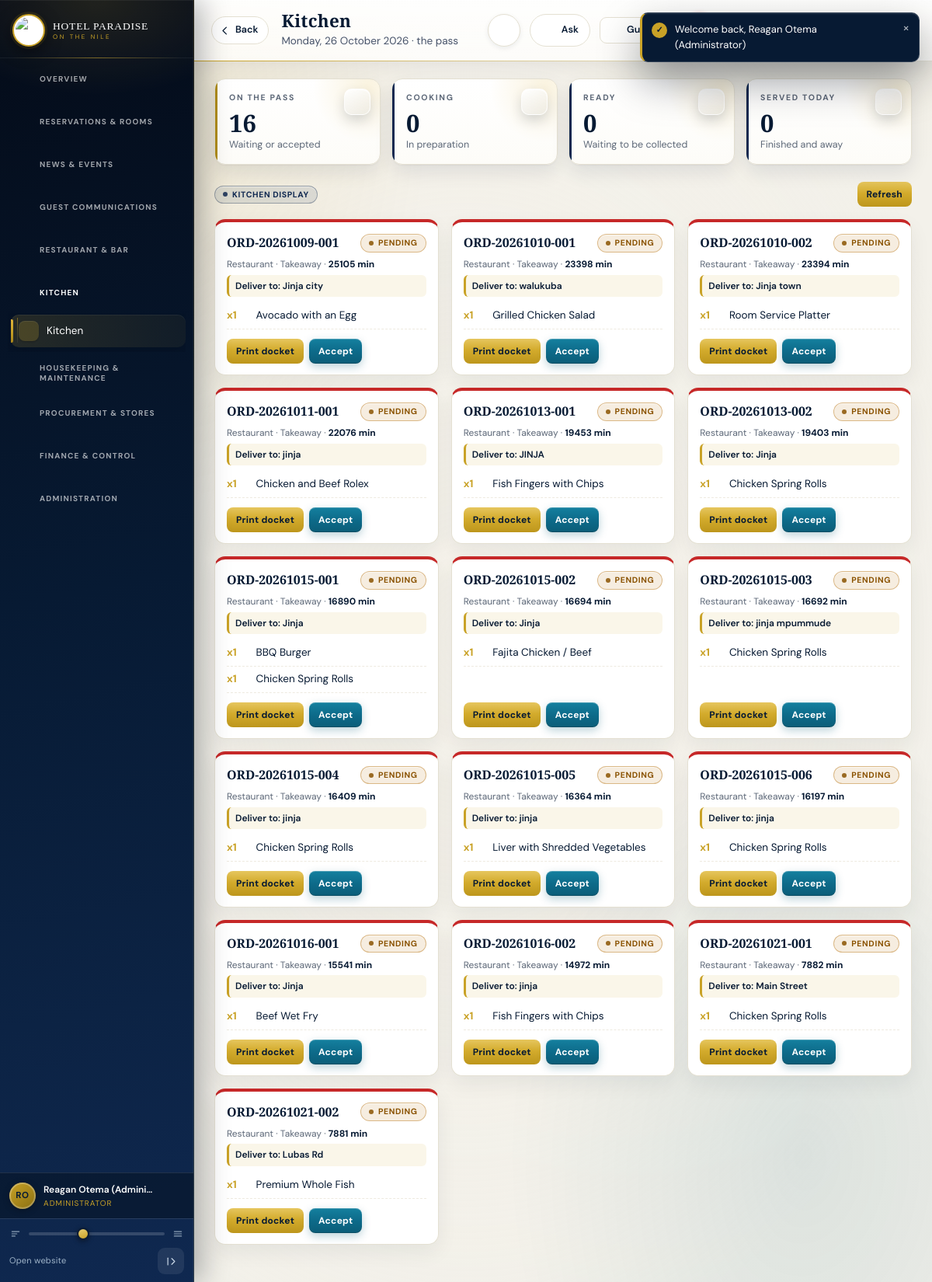
Screenshot of /backend-php/index.php?page=kitchen (signed in) with the database file from the repository.
### tables this page shows
CREATE TABLE `orders` (
  `id` bigint(20) UNSIGNED NOT NULL,
  `hotel_id` bigint(20) UNSIGNED NOT NULL,
  `user_id` bigint(20) UNSIGNED NOT NULL,
  `shift_id` bigint(20) UNSIGNED DEFAULT NULL,
  `order_number` varchar(60) NOT NULL,
  `outlet` enum('restaurant','bar','room_service') NOT NULL,
  `order_type` enum('table','room','takeaway','delivery') NOT NULL,
  `table_name` varchar(60) DEFAULT NULL,
  `room_id` bigint(20) UNSIGNED DEFAULT NULL,
  `customer_name` varchar(160) DEFAULT NULL,
  `customer_phone` varchar(40) DEFAULT NULL,
  `customer_email` varchar(190) DEFAULT NULL,
  `delivery_address` varchar(255) DEFAULT NULL,
  `delivery_notes` text DEFAULT NULL,
  `status` enum('pending','accepted','preparing','ready','served','partially_paid','paid','cancelled') DEFAULT 'pending',
  `discount` decimal(14,2) DEFAULT 0.00,
  `subtotal` decimal(14,2) DEFAULT 0.00,
  `tax` decimal(14,2) DEFAULT 0.00,
  `total` decimal(14,2) DEFAULT 0.00,
  `created_at` timestamp NULL DEFAULT NULL,
  `deleted_at` timestamp NULL DEFAULT NULL,
  `deleted_by` bigint(20) UNSIGNED DEFAULT NULL
);

### backend-php/modules/kitchen.php (the view, shortened to what this page needs)
<?php
$active=rows("SELECT o.*,(SELECT oi.notes FROM order_items oi WHERE oi.order_id=o.id AND oi.notes<>'' ORDER BY oi.id LIMIT 1) any_notes
 FROM orders o WHERE o.status IN('pending','accepted','preparing','ready') ORDER BY o.id ASC");
$done=rows("SELECT o.* FROM orders o WHERE o.status IN('served','cancelled') AND DATE(o.created_at)=CURDATE() ORDER BY o.id DESC LIMIT 12");
$lines=[];
$ids=array_map(static fn(array $r): int=>(int)$r['id'],array_merge($active,$done));
if($ids){
 foreach(rows('SELECT oi.order_id,oi.quantity,oi.notes,mi.name FROM order_items oi LEFT JOIN menu_items mi ON mi.id=oi.menu_item_id WHERE oi.order_id IN('.implode(',',array_map('intval',$ids)).') ORDER BY oi.id',[]) as $l){
  $lines[(int)$l['order_id']][]=$l;
 }
}
echo '<div class="kpis">';
echo '</div>';
echo '<div class="toolbar"><div class="bar"><span class="badge" style="background:#0f28501a;color:#0f2850;border:1px solid #0f285055">Kitchen display</span></div>';
echo '<button class="btn sm" type="button" onclick="location.reload()">Refresh</button></div>';
echo '<div class="board">';
foreach($active as $o){
 $oid=(int)$o['id'];
 $tone=($o['status']==='ready'?'ready':($o['status']==='preparing'?'cook':($o['status']==='pending'?'new':'wait')));
 $mins=max(0,(int)floor((time()-strtotime((string)$o['created_at']))/60));
 echo '<article class="docket docket_'.$tone.'">';
 echo '<header><b>'.e($o['order_number']).'</b>'.status_badge($o['status']).'</header>';
 echo '<p class="docketMeta">'.e(ucfirst((string)$o['outlet'])).' &middot; '.e($o['order_type']==='room'?'Room service':ucfirst((string)$o['order_type']));
 echo ' &middot; <b>'.$mins.' min</b></p>';
 $d=order_delivery($o);
 if($d['address']) echo '<p class="docketAddr">Deliver to: '.e($d['address']).'</p>';
 echo '<ul class="docketItems">';
 foreach($lines[$oid]??[] as $l){
  $qty=(float)$l['quantity'];
  $q=abs($qty-floor($qty))<0.001?(string)(int)$qty:(string)$qty;
  echo '<li><b>x'.$q.'</b> '.e((string)($l['name']??'Item removed'));
  echo '</li>';
 }
 echo '</ul>';
 echo '<footer>';
 echo '<button class="btn sm" type="button" onclick="printReceipt('.$oid.')">Print docket</button>';
 if($o['status']==='pending') echo '<form method="post" action="'.BASE.'/index.php?page=kitchen"><input type="hidden" name="oid" value="'.$oid.'"><input type="hidden" name="do" value="accept"><button class="btn sm blue">Accept</button></form>';
 echo '</footer></article>';
}
echo '</div>';

### backend-php/app/bootstrap.php (shortened to what this page needs)
<?php
if(!function_exists('hp_config')){
 function hp_config(): array{
  $file=__DIR__.'/../config.php';
  if(!is_readable($file)) return $cfg=[];
  $got=include $file;
  return $cfg=is_array($got)?$got:[];
 }
}
function db_config(): array{
 $fromFile=hp_config();
 $fromConfig=function(string $path) use($fromFile){
  $node=$fromFile;
  foreach(explode('.',$path) as $step){
   if(!is_array($node)||!array_key_exists($step,$node)) return null;
   $node=$node[$step];
  }
  return $node;
 };
 $pick=function(string $path,string $env,string $fallback) use($fromConfig): string{
  $v=getenv($env);
  if(is_string($v)&&$v!=='') return $v;
  $v=$fromConfig($path);
  if(is_string($v)&&$v!=='') return $v;
  return $fallback;
 };
 $host=$pick('db.host','HP_DB_HOST','127.0.0.1');
 $port=$pick('db.port','HP_DB_PORT','');
 return $cfg=[
  'dsn'=>'mysql:host='.$host.($port!==''?';port='.$port:'').';charset=utf8mb4',
  'host'=>$host,'port'=>$port,
  'name'=>$pick('db.name','HP_DB_NAME','hotelpardise_system'),
  'user'=>$pick('db.user','HP_DB_USER','hotelpardise_system'),
  'pass'=>$pick('db.pass','HP_DB_PASS',''),
  'web'=>[
   'name'=>$pick('web_db.name','HP_WEB_DB_NAME','hotelpardise_website'),
   'user'=>$pick('web_db.user','HP_WEB_DB_USER','hotelpardise_website'),
   'pass'=>$pick('web_db.pass','HP_WEB_DB_PASS',''),
  ],
 ];
}
function db_connect(string $dsn,string $dbName,string $user,string $pass): PDO{
  try{
   return new PDO($dsn.';dbname='.$dbName,$user,$pass,[
    PDO::ATTR_ERRMODE=>PDO::ERRMODE_EXCEPTION,
    PDO::ATTR_DEFAULT_FETCH_MODE=>PDO::FETCH_ASSOC
   ]);
  }catch(PDOException $e){
   $reason=db_failure_reason($e,$dbName,$user);
   error_log('[hotel db] cannot open '.$dbName.' as '.$user.'@'.db_config()['host']
    .' [SQLSTATE '.$e->getCode().']: '.$reason);
   throw new RuntimeException($reason,0);
  }
}
function db(): PDO{
  static $pdo=null;
  if($pdo===null){
   $c=db_config();
   try{
    $pdo=db_connect($c['dsn'],$c['name'],$c['user'],$c['pass']);
   }catch(RuntimeException $e){
    db_setup_page($e->getMessage());
   }
  }
  return $pdo;
}
function q(string $sql,array $p=[]){ $st=db()->prepare($sql); $st->execute($p); return $st; }
function rows(string $sql,array $p=[]){ return q($sql,$p)->fetchAll(); }
function e($v=null): string{ return htmlspecialchars((string)$v,ENT_QUOTES,'UTF-8'); }
function roles_of(): array{ return $_SESSION['roles']??[]; }
function news_roles(): array{
 return [
  'super_admin'    => ['tier'=>'owner'],
  'director'       => ['tier'=>'owner'],
  'general_manager'=> ['tier'=>'owner'],
  'human_resource' => ['tier'=>'owner'],
  'marketing'      => ['tier'=>'editor','categories'=>['news','update','opportunity']],
  'events_manager' => ['tier'=>'editor','categories'=>['news','update','opportunity']],
  'receptionist'   => ['tier'=>'contributor','department'=>'Front Office','categories'=>['news','update']],
  'housekeeping'   => ['tier'=>'contributor','department'=>'Housekeeping','categories'=>['news','update']],
  'kitchen'        => ['tier'=>'contributor','department'=>'Kitchen','categories'=>['news','update']],
  'waiter'         => ['tier'=>'contributor','department'=>'Food and Beverage','categories'=>['news','update']],
  'bar_staff'      => ['tier'=>'contributor','department'=>'Bar','categories'=>['news','update']],
  'storekeeper'    => ['tier'=>'contributor','department'=>'Stores','categories'=>['news','update']],
  'procurement'    => ['tier'=>'contributor','department'=>'Procurement','categories'=>['news','update']],
  'maintenance'    => ['tier'=>'contributor','department'=>'Maintenance','categories'=>['news','update']],
  'accountant'     => ['tier'=>'contributor','department'=>'Finance','categories'=>['news','update']],
  'cashier'        => ['tier'=>'contributor','department'=>'Finance','categories'=>['news','update']],
 ];
}
function page_caps(): array{
 return [
  'dashboard'=>[],
  'notifications'=>[],
  'overview'=>['director','general_manager'],
  'integrity'=>['director','general_manager','auditor'],
  'reservations'=>['director','general_manager','receptionist','events_manager'],
  'events'=>['director','general_manager','events_manager','marketing'],
  'news'=>array_keys(news_roles()),
  'rooms'=>['director','general_manager','receptionist','housekeeping','maintenance'],
  'guests'=>['director','general_manager','receptionist'],
  'bar'=>['director','general_manager','cashier','waiter','bar_staff'],
  'pos'=>['director','general_manager','cashier','waiter','bar_staff'],
  'fnb'=>['director','general_manager','cashier','waiter','bar_staff'],
  'kitchen'=>['director','general_manager','kitchen'],
  'shifts'=>['director','general_manager','cashier','waiter','bar_staff','housekeeping','maintenance'],
  'inventory'=>['director','general_manager','storekeeper','inventory_manager'],
  'suppliers'=>['director','general_manager','procurement','storekeeper'],
  'purchases'=>['director','general_manager','procurement','storekeeper','inventory_manager','kitchen','housekeeping','maintenance'],
  'messages'=>['director','general_manager','receptionist','kitchen'],
  'testimonials'=>['director','general_manager','marketing'],
  'expenses'=>['director','general_manager','accountant'],
  'finance'=>['director','general_manager','accountant','cashier'],
  'invoices'=>['director','general_manager','accountant','cashier','auditor'],
  'approvals'=>['director','general_manager','accountant'],
  'audit'=>['director','general_manager','auditor'],
  'reports'=>['director','general_manager','accountant','auditor'],
  'users'=>['director','general_manager'],
  'trash'=>['director','general_manager'],
  'profile'=>[]
 ];
}
function page_allowed(string $page): bool{
 $r=roles_of();
 if(in_array('super_admin',$r)) return true;
 $map=page_caps();
 $allowed=$map[$page];
 return (bool)array_intersect($r,$allowed);
}
function badge(string $text,string $tone='grey'): string{
 static $tones=['ok'=>1,'warn'=>1,'bad'=>1,'gold'=>1,'navy'=>1,'blue'=>1,'grey'=>1];
 $t=isset($tones[$tone])?$tone:'grey';
 return '<span class="badge '.e($t).'">'.e($text).'</span>';
}

### rows the page displays
orders: order_number "ORD-20261009-001", status "PENDING", outlet "Restaurant", order_type "Takeaway", created_at "25105", delivery_address "Jinja city", q "1", name "Avocado with an Egg"
orders: order_number "ORD-20261010-001", status "PENDING", outlet "Restaurant", order_type "Takeaway", created_at "23398", delivery_address "walukuba", q "1", name "Grilled Chicken Salad"
orders: order_number "ORD-20261010-002", status "PENDING", outlet "Restaurant", order_type "Takeaway", created_at "23394", delivery_address "Jinja town", q "1", name "Room Service Platter"
orders: order_number "ORD-20261011-001", status "PENDING", outlet "Restaurant", order_type "Takeaway", created_at "22076", delivery_address "jinja", q "1", name "Chicken and Beef Rolex"
orders: order_number "ORD-20261013-001", status "PENDING", outlet "Restaurant", order_type "Takeaway", created_at "19453", delivery_address "JINJA", q "1", name "Fish Fingers with Chips"
orders: order_number "ORD-20261013-002", status "PENDING", outlet "Restaurant", order_type "Takeaway", created_at "19403", address "Jinja", q "1", name "Chicken Spring Rolls"
orders: order_number "ORD-20261015-001", status "PENDING", outlet "Restaurant", order_type "Takeaway", created_at "16890", address "Jinja", q "1", name "BBQ Burger", name "Chicken Spring Rolls"
orders: order_number "ORD-20261015-002", status "PENDING", outlet "Restaurant", order_type "Takeaway", created_at "16694", address "Jinja", q "1", name "Fajita Chicken / Beef"
orders: order_number "ORD-20261015-003", status "PENDING", outlet "Restaurant", order_type "Takeaway", created_at "16692", delivery_address "jinja mpummude", q "1", name "Chicken Spring Rolls"
orders: order_number "ORD-20261015-004", status "PENDING", outlet "Restaurant", order_type "Takeaway", created_at "16409", address "jinja", q "1", name "Chicken Spring Rolls"
orders: order_number "ORD-20261015-005", status "PENDING", outlet "Restaurant", order_type "Takeaway", created_at "16364", address "jinja", q "1", name "Liver with Shredded Vegetables"
orders: order_number "ORD-20261015-006", status "PENDING", outlet "Restaurant", order_type "Takeaway", created_at "16197", address "jinja", q "1", name "Chicken Spring Rolls"
orders: order_number "ORD-20261016-001", status "PENDING", outlet "Restaurant", order_type "Takeaway", created_at "15541", address "Jinja", q "1", name "Beef Wet Fry"
orders: order_number "ORD-20261016-002", status "PENDING", outlet "Restaurant", order_type "Takeaway", created_at "14972", address "jinja", q "1", name "Fish Fingers with Chips"
orders: order_number "ORD-20261021-001", status "PENDING", outlet "Restaurant", order_type "Takeaway", created_at "7882", delivery_address "Main Street", q "1", name "Chicken Spring Rolls"
orders: order_number "ORD-20261021-002", status "PENDING", outlet "Restaurant", order_type "Takeaway", created_at "7881", delivery_address "Lubas Rd", q "1", name "Premium Whole Fish"

### other values shown
$group['label'] "OVERVIEW"
$group['label'] "RESERVATIONS & ROOMS"
$group['label'] "NEWS & EVENTS"
$group['label'] "GUEST COMMUNICATIONS"
$group['label'] "RESTAURANT & BAR"
$group['label'] "KITCHEN"
$label "Kitchen"
$group['label'] "HOUSEKEEPING & MAINTENANCE"
$group['label'] "PROCUREMENT & STORES"
$group['label'] "FINANCE & CONTROL"
$group['label'] "ADMINISTRATION"
initials($me) "RO"
$me "Reagan Otema (Admini…"
$role "ADMINISTRATOR"
$title "Kitchen"
